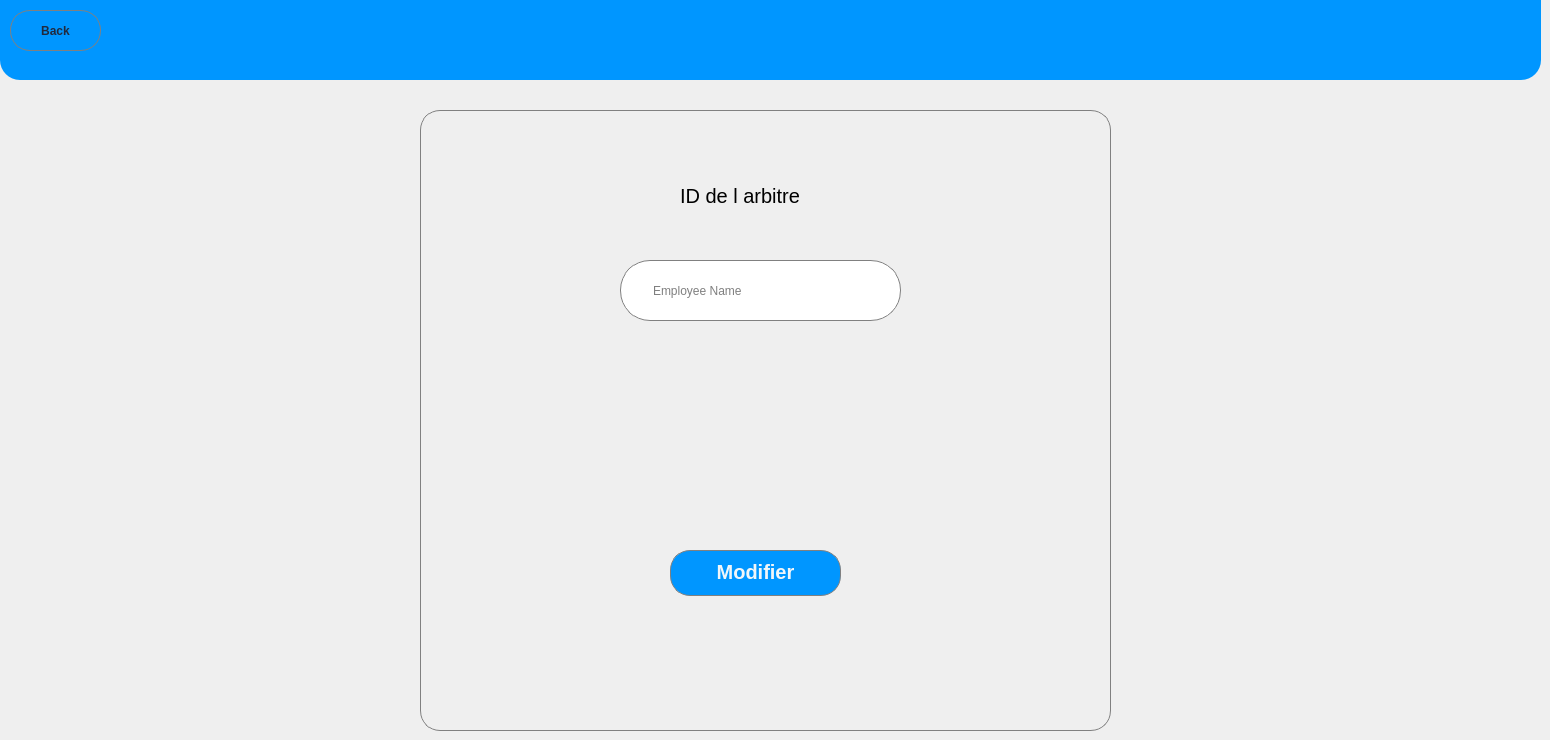
    <widget class="QWidget" name="page_5">
     <widget class="QWidget" name="widget_11" native="true">
      <property name="geometry">
       <rect>
        <x>0</x>
        <y>0</y>
        <width>1541</width>
        <height>80</height>
       </rect>
      </property>
      <property name="styleSheet">
       <string notr="true">QWidget
{
	background-color:rgb(0,150,255);
	border-bottom-left-radius:20px;
	border-bottom-right-radius:20px;

}</string>
      </property>
      <widget class="QLabel" name="label_52">
       <property name="geometry">
        <rect>
         <x>670</x>
         <y>0</y>
         <width>63</width>
         <height>71</height>
        </rect>
       </property>
       <property name="text">
        <string/>
       </property>
       <property name="pixmap">
        <pixmap resource="resource.qrc">:/logo/logoisar.png</pixmap>
       </property>
       <property name="scaledContents">
        <bool>true</bool>
       </property>
      </widget>
      <widget class="QPushButton" name="pushButton_21">
       <property name="geometry">
        <rect>
         <x>10</x>
         <y>10</y>
         <width>91</width>
         <height>41</height>
        </rect>
       </property>
       <property name="styleSheet">
        <string notr="true">
QPushButton
{
font-weight:bold;
 color:  rgb(33, 42, 62);
border:1px solid gray;
border-radius:20px;
}
QPushButton:hover
{
background-color:rgb(0,130,255);
font-weight:bold;
border:1px solid gray;
border-radius:20px;
}</string>
       </property>
       <property name="text">
        <string>Back</string>
       </property>
      </widget>
     </widget>
     <widget class="QWidget" name="widget_12" native="true">
      <property name="geometry">
       <rect>
        <x>420</x>
        <y>110</y>
        <width>691</width>
        <height>621</height>
       </rect>
      </property>
      <property name="styleSheet">
       <string notr="true">border:1px solid gray;
border-radius:20px;</string>
      </property>
      <widget class="QLineEdit" name="modifidui">
       <property name="geometry">
        <rect>
         <x>200</x>
         <y>150</y>
         <width>281</width>
         <height>61</height>
        </rect>
       </property>
       <property name="styleSheet">
        <string notr="true">
      background-color: white;
      border: 1px solid gray;
      border-radius: 30px;
      padding-left: 30px;
     </string>
       </property>
       <property name="placeholderText">
        <string>Employee Name</string>
       </property>
      </widget>
      <widget class="QLabel" name="label_63">
       <property name="geometry">
        <rect>
         <x>260</x>
         <y>70</y>
         <width>181</width>
         <height>31</height>
        </rect>
       </property>
       <property name="styleSheet">
        <string notr="true">border:none;
font-size:20px;
color:black;</string>
       </property>
       <property name="text">
        <string>ID de l arbitre</string>
       </property>
      </widget>
      <widget class="QPushButton" name="Modifierui_2">
       <property name="geometry">
        <rect>
         <x>250</x>
         <y>440</y>
         <width>171</width>
         <height>46</height>
        </rect>
       </property>
       <property name="styleSheet">
        <string notr="true">QPushButton{
color:rgb(241, 246, 249);
background-color:rgb(0,150,255);
font-size:20px;
border:1px solid gray;
border-radius:20px;
padding-bottom:3px;
font-weight:bold;
}
QPushButton:hover{
color:rgb(241, 246, 249);
background-color:rgb(0,170,255);
border:1px solid gray;
border-radius:20px;
padding-bottom:3px;
font-size:20px;
font-weight:bold;
}
</string>
       </property>
       <property name="text">
        <string>Modifier</string>
       </property>
      </widget>
     </widget>
    </widget>
